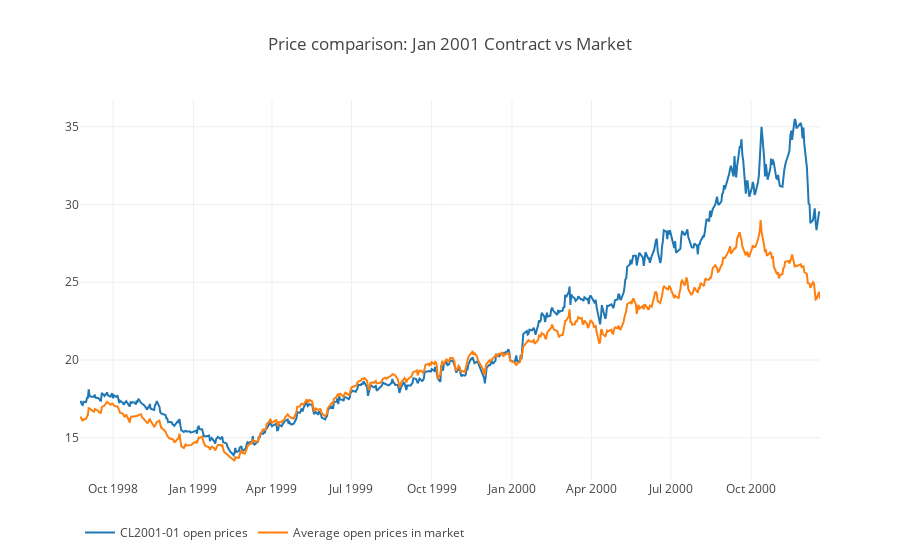

The notebook cell this image was saved under:
### Markdown cell above
The trend is exponential! How do we choose when the cutoff is for the volumes we care about? For now I will try a way to make a good selection. Let's compare the contract to the market:

### Code cell
df = df_query[df_query['contract_name'] == 'CL2001-01']

# Only grab data that shares the same date and time as our contract above
df_iso = df_query.merge(df[['date']], how='right', on='date')
df_iso = df_iso.groupby('date').mean()
plot(
    [
        Scatter(x=df['date'], y=df['open'], name='CL2001-01 open prices'),
        Scatter(
            x=df_iso.index,
            y=df_iso['open'],
            name='Average open prices in market')
    ],
    title='Price comparison: Jan 2001 Contract vs Market')

### Figure 1 — Plotly figure (JSON) as saved in the notebook; plotly's stock layout.template omitted (floating-point values rounded to 4 significant figures; data arrays with more than 128 entries replaced by an {"elided": "..."} marker saying what was removed)
{"data": [{"hoverinfo": "skip", "name": "CL2001-01 open prices", "type": "scatter", "x": {"elided": "582 str values"}, "y": {"elided": "582 float values"}}, {"hoverinfo": "skip", "name": "Average open prices in market", "type": "scatter", "x": {"elided": "582 str values"}, "y": {"elided": "582 float values"}}], "layout": {"legend": {"orientation": "h"}, "showlegend": true, "title": "Price comparison: Jan 2001 Contract vs Market", "xaxis": {"fixedrange": true}, "yaxis": {"fixedrange": true}}}
